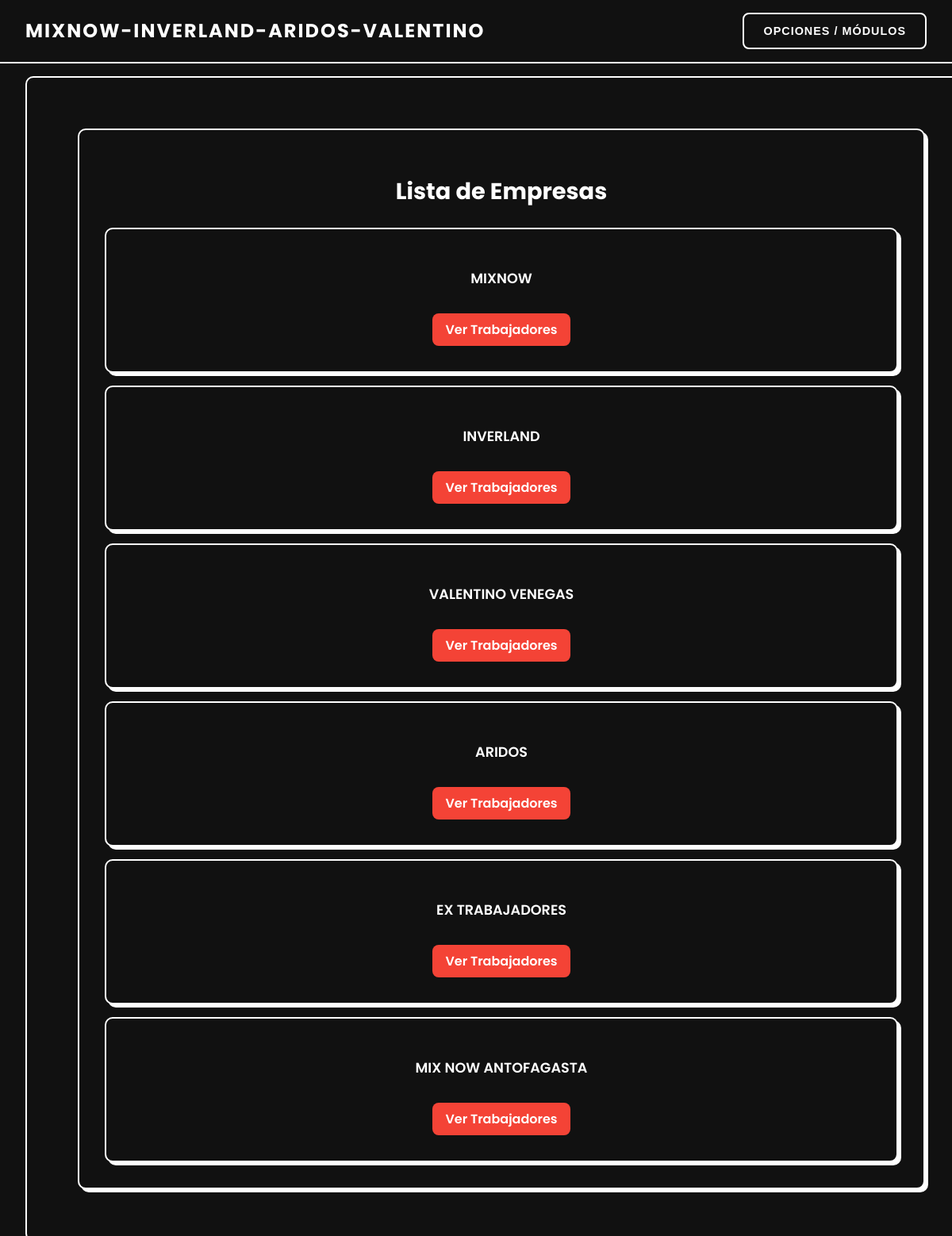
The page /empresas/ (signed in) on the database its author committed.
### app/models.py (models this page shows, shortened)
class Empresas(models.Model):
    nombre = models.CharField(max_length=100)

### app/views.py (the view)
# urls.py: path('empresas/', views.Listar_Empresa.as_view(), name='listar_empresas'),
@method_decorator(user_passes_test(lambda u: u.is_superuser), name='dispatch')
class Listar_Empresa(LoginRequiredMixin, UserPassesTestMixin, ListView):
    def test_func(self):
        return self.request.user.is_superuser
    model = Empresas
    template_name = "clientes/listar_empresa.html"
    context_object_name = 'empresa'

### app/templates/clientes/listar_empresa.html (shortened to what this page needs)
{% extends "clientes/base.html" %}
{% load static %}
{% block content %}
<div class="wrapper">
    <div class="card-lista">
        <h2 class="title">Lista de Empresas</h2>
        {% if empresa %}
        <div class="cards-container">
            {% for e in empresa %}
            <div class="card">
                <h3 class="card-name">{{ e.nombre }}</h3>
                <a href="{% url 'listar_trabajadores' e.id %}" class="btn-ver">Ver Trabajadores</a>
            </div>
            {% endfor %}
        </div>
        {% else %}
        <p class="no-data">No hay empresas registradas</p>
        {% endif %}
    </div>
</div>
{% endblock %}

### app/templates/clientes/listar_empresa.html (style rules this page uses)
.wrapper { display: flex; justify-content: center; align-items: center; padding: 2rem; font-family: 'Poppins', sans-serif; background-color: #111; min-height: 80vh; max-width: 105rem; margin: 0 auto; }
.card-lista { background-color: #111; border: 0.125rem solid #fff; border-radius: 0.625rem; padding: 2rem; box-shadow: 0.25rem 0.25rem #fff; color: #fff; max-width: 100rem; }
.title { font-size: 1.8rem; font-weight: 700; margin-bottom: 1.5rem; text-align: center; }
.cards-container { display: flex; flex-wrap: wrap; gap: 1rem; justify-content: center; }
.card { background-color: #222; border: 0.0625rem solid #fff; border-radius: 0.625rem; padding: 1rem; width: 12rem; text-align: center; box-shadow: 0.125rem 0.125rem #fff; transition: transform 0.3s, box-shadow 0.3s; }
.card-name { font-size: 1.1rem; font-weight: 600; }
.btn-ver { display: inline-block; margin-top: 0.8rem; padding: 0.5rem 1rem; background-color: #f44336; color: #fff; text-decoration: none; border-radius: 0.5rem; font-weight: 600; transition: background-color 0.3s, transform 0.2s; }

### app/templates/clientes/base.html (style rules this page uses)
html, body { overflow-x: hidden; box-sizing: border-box; }
body { margin: 0; font-family: 'Poppins', sans-serif; background-color: #111; color: #fff; }
.card { background-color: #111; border: 2px solid #fff; border-radius: 10px; padding: 2rem; width: 100%; max-width: 90rem; box-shadow: 4px 4px #fff; position: relative; z-index: 1 !important; }

### rows shown on the page
Empresas: nombre "MIXNOW"
Empresas: nombre "INVERLAND"
Empresas: nombre "VALENTINO VENEGAS"
Empresas: nombre "ARIDOS"
Empresas: nombre "EX TRABAJADORES"
Empresas: nombre "MIX NOW ANTOFAGASTA"
